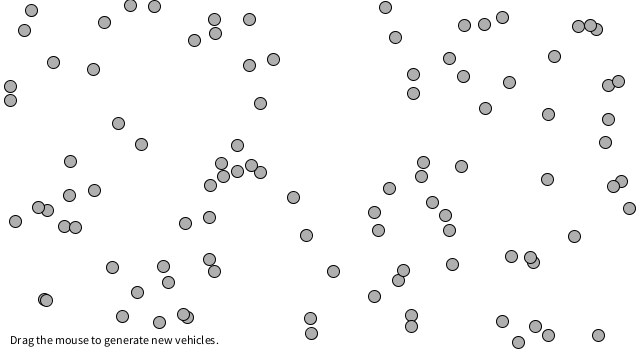
Frame 1 (no input)
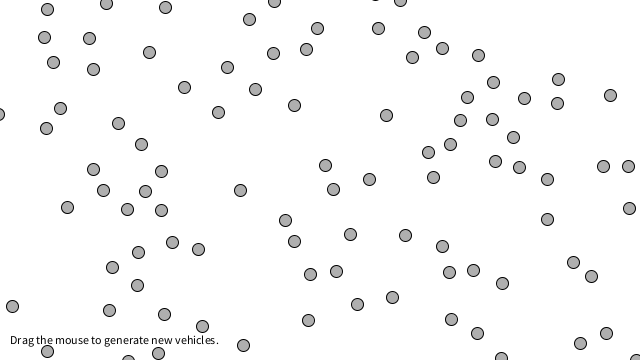
Frame 60 (the mouse pressed at the canvas centre just before this capture)
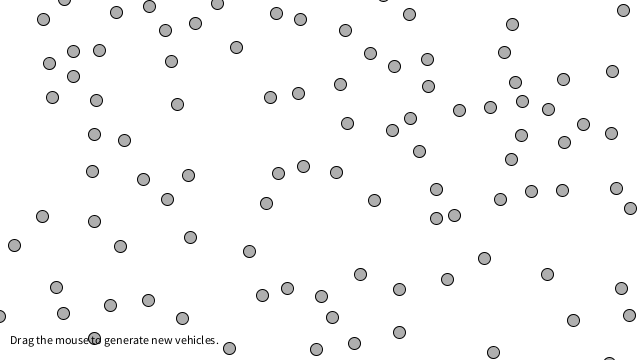
Frame 120 (the mouse held since frame 60 and released just before this capture)

The Processing sketch that drew these frames (run headless with seeded random() and noise(); from frame 60 on, the mouse is pressed at the canvas centre):

// Processing sketch: sketch_6_12_Cohesion
// ── sketch_6_12_Cohesion.pde
// The Nature of Code
// Daniel Shiffman
// http://natureofcode.com

// Separation
// Via Reynolds: http://www.red3d.com/cwr/steer/

// A list of vehicles
ArrayList<Vehicle> vehicles;

void setup() {
  size(640,360);
  // We are now making random vehicles and storing them in an ArrayList
  vehicles = new ArrayList<Vehicle>();
  for (int i = 0; i < 100; i++) {
    vehicles.add(new Vehicle(random(width),random(height)));
  }
}

void draw() {
  background(255);

  for (Vehicle v : vehicles) {
    // Path following and separation are worked on in this function
    v.separate(vehicles);
    // Call the generic run method (update, borders, display, etc.)
    v.update();
    v.borders();
    v.display();
  }

  // Instructions
  fill(0);
  text("Drag the mouse to generate new vehicles.",10,height-16);
}


void mouseDragged() {
  vehicles.add(new Vehicle(mouseX,mouseY));
}
// ── Vehicle.pde
// The Nature of Code
// Daniel Shiffman
// http://natureofcode.com

// Vehicle class

class Vehicle {

  // All the usual stuff
  PVector position;
  PVector velocity;
  PVector acceleration;
  float r;
  float maxforce;    // Maximum steering force
  float maxspeed;    // Maximum speed

    // Constructor initialize all values
  Vehicle(float x, float y) {
    position = new PVector(x, y);
    r = 12;
    maxspeed = 3;
    maxforce = 0.2;
    acceleration = new PVector(0, 0);
    velocity = new PVector(0, 0);
  }

  void applyForce(PVector force) {
    // We could add mass here if we want A = F / M
    acceleration.add(force);
  }

  // Separation
  // Method checks for nearby vehicles and steers away
  void separate (ArrayList<Vehicle> vehicles) {
    float desiredseparation = r*2;
    PVector sum = new PVector();
    int count = 0;
    // For every boid in the system, check if it's too close
    for (Vehicle other : vehicles) {
      float d = PVector.dist(position, other.position);
      // If the distance is greater than 0 and less than an arbitrary amount (0 when you are yourself)
      if ((d > 0) && (d < desiredseparation)) {
        // Calculate vector pointing away from neighbor
        PVector diff = PVector.sub(position, other.position);
        diff.normalize();
        diff.div(d);        // Weight by distance
        sum.add(diff);
        count++;            // Keep track of how many
      }
    }
    // Average -- divide by how many
    if (count > 0) {
      // Our desired vector is moving away maximum speed
      sum.setMag(maxspeed);
      // Implement Reynolds: Steering = Desired - Velocity
      PVector steer = PVector.sub(sum, velocity);
      steer.limit(maxforce);
      applyForce(steer);
    }
  }



  // Method to update position
  void update() {
    // Update velocity
    velocity.add(acceleration);
    // Limit speed
    velocity.limit(maxspeed);
    position.add(velocity);
    // Reset accelertion to 0 each cycle
    acceleration.mult(0);
  }

  void display() {
    fill(175);
    stroke(0);
    pushMatrix();
    translate(position.x, position.y);
    ellipse(0, 0, r, r);
    popMatrix();
  }

  // Wraparound
  void borders() {
    if (position.x < -r) position.x = width+r;
    if (position.y < -r) position.y = height+r;
    if (position.x > width+r) position.x = -r;
    if (position.y > height+r) position.y = -r;
  }
}
